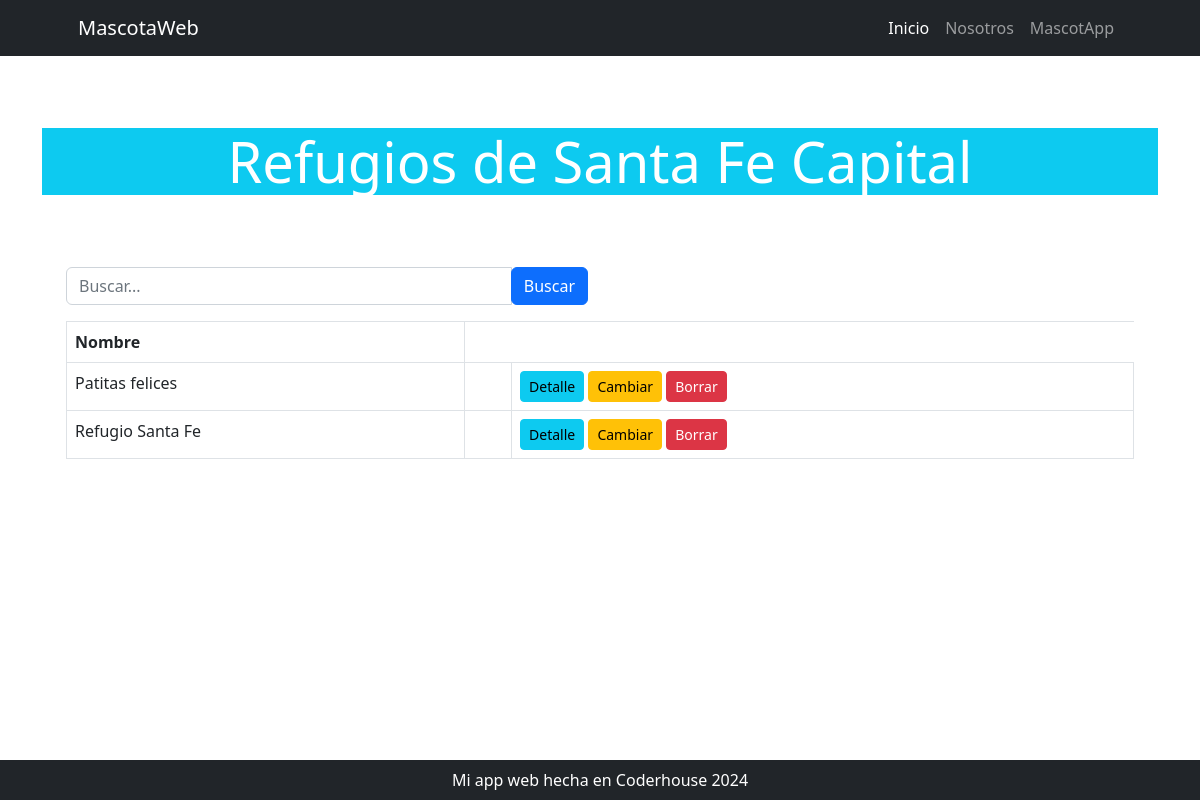
Before: /mi_aplicacion/refugio/list with the older database file.
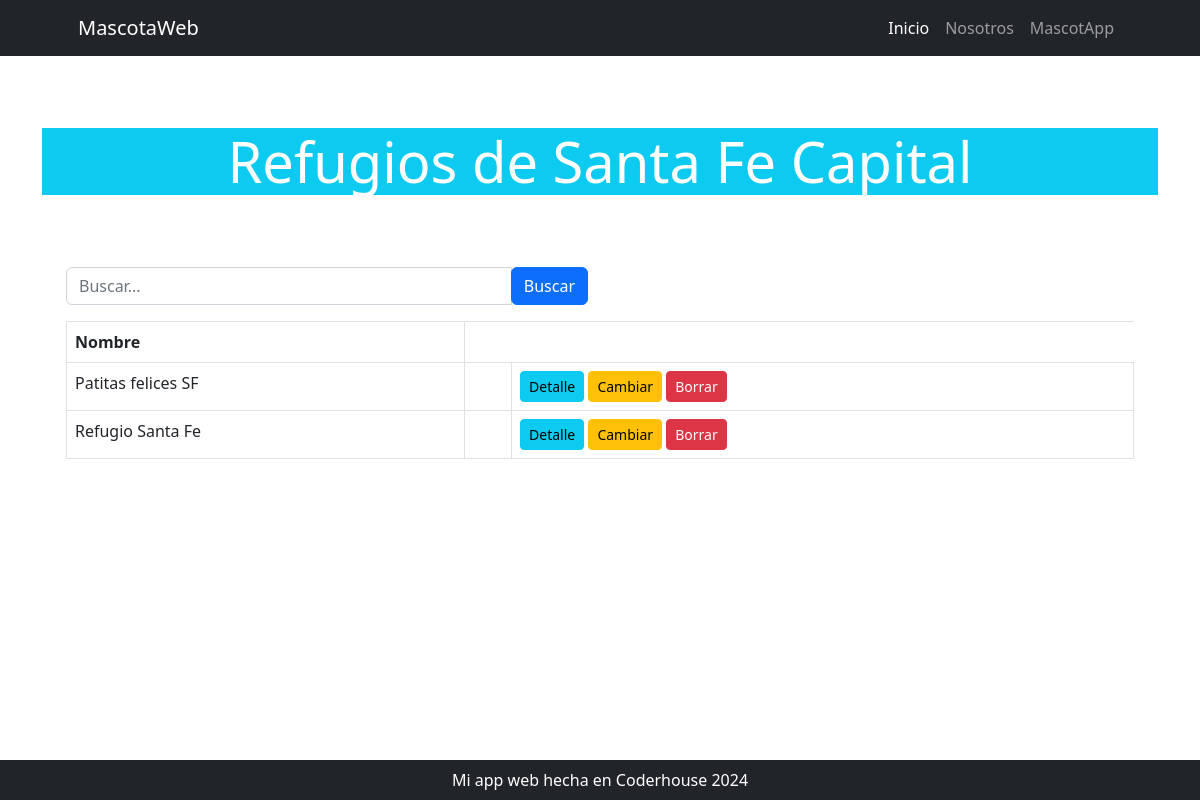
After: the same page with the newer database file.
### mi_aplicacion/models.py (models this page shows, shortened)
class Refugio(models.Model):
    nombre = models.CharField(max_length=150)
    direccion = models.CharField(max_length=200)
    telefono = models.CharField(max_length=20)
    mascota_id= models.ManyToManyField(Mascota, related_name='refugios', blank=True)

### mi_aplicacion/views.py (the view)
# urls.py: path("refugio/list", RefugioList.as_view(), name="refugio_list"),
class RefugioList(ListView):
    model = Refugio
    def get_queryset(self) -> QuerySet[Any]:
        queryset = super().get_queryset()
        busqueda = self.request.GET.get("busqueda")
        if busqueda:
            queryset = Refugio.objects.filter(nombre__icontains=busqueda)
        return queryset

### mi_aplicacion/templates/mi_aplicacion/refugio_list.html (shortened to what this page needs)
{% extends 'core/base.html' %}
{% block body_title %}
    Refugios de Santa Fe Capital
{% endblock body_title %}
{% block content %}
    <div class="container mt-5">
        <div class="row mb-3">
            <div class="col-lg-6">
                <form action="{% url 'mi_aplicacion:refugio_list' %}"
                      method="get"
                      class="input-group">
                    <input type="text"
                           name="busqueda"
                           class="form-control"
                           placeholder="Buscar...">
                    <div class="input-group-append">
                        <button class="btn btn-primary" type="submit">Buscar</button>
                    </div>
                </form>
            </div>
        </div>
        {% if object_list %}
            <div class="table-responsive">
                <table class="table table-bordered">
                    <thead>
                        <tr>
                            <th>Nombre</th>
                        </tr>
                    </thead>
                    <tbody>
                        {% for object in object_list %}
                            <tr>
                                <td>{{ object.nombre }}</td>
                                <td>{{ object.precio }}</td>
                                <td>
                                    <a href="{% url 'mi_aplicacion:refugio_detail' object.id %}"
                                       class="btn btn-info btn-sm">Detalle</a>
                                    <a href="{% url 'mi_aplicacion:refugio_update' object.id %}"
                                       class="btn btn-warning btn-sm">Cambiar</a>
                                    <a href="{% url 'mi_aplicacion:refugio_delete' object.id %}"
                                       class="btn btn-danger btn-sm">Borrar</a>
                                </td>
                            </tr>
                        {% endfor %}
                    </tbody>
                </table>
            {% else %}
                <p class="fs-3">No hay registros</p>
            {% endif %}
        </div>
    </div>
{% endblock content %}

Changed rows visible on the page:
changed Refugio: nombre "Patitas felices" → "Patitas felices SF"
